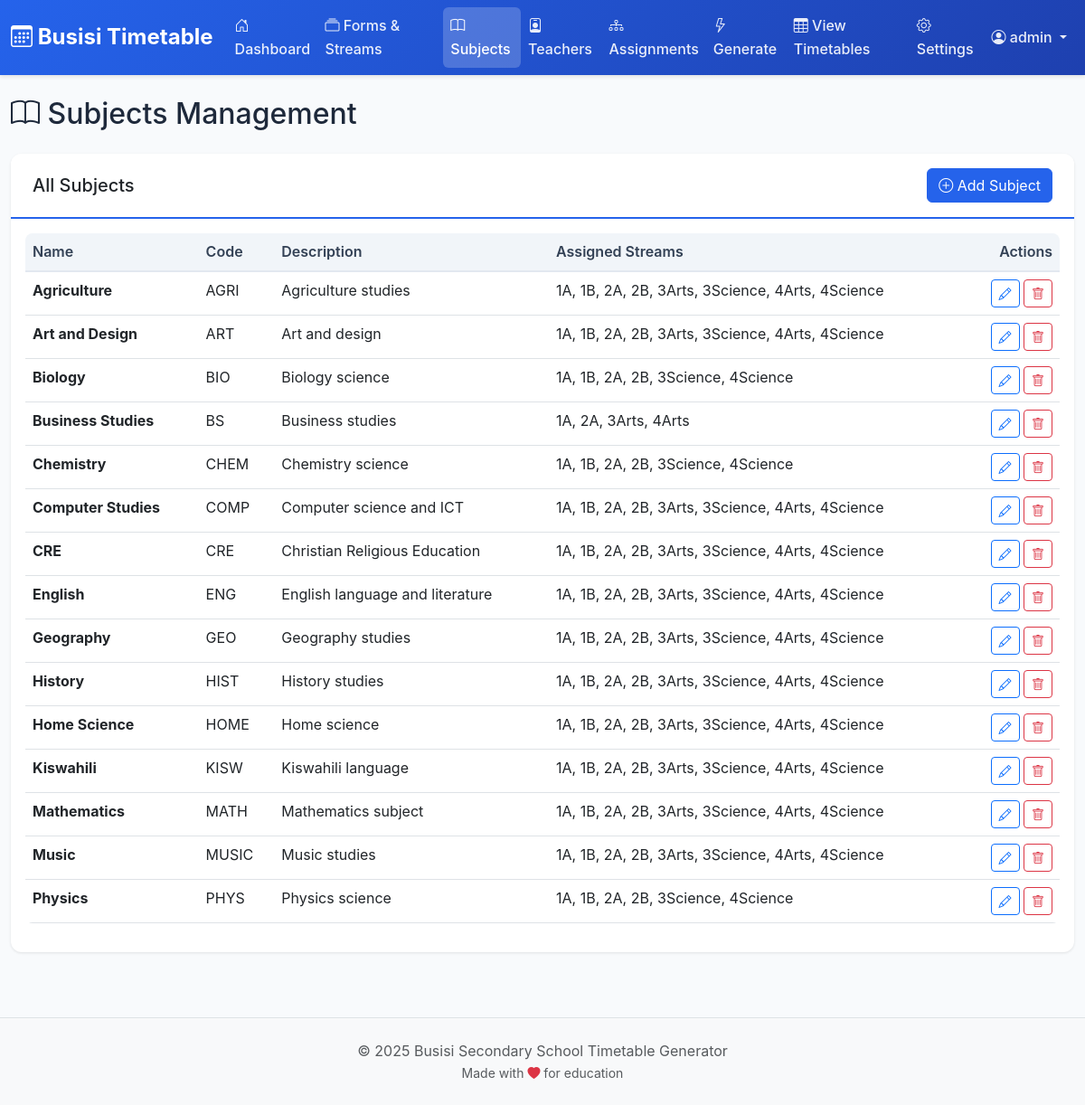
/admin/subjects.php (signed in), run on the app's committed database.
### tables this page shows
CREATE TABLE IF NOT EXISTS `subjects` (
  `id` int(11) NOT NULL AUTO_INCREMENT,
  `name` varchar(100) NOT NULL,
  `code` varchar(20) DEFAULT NULL,
  `description` text DEFAULT NULL,
  `created_at` timestamp NOT NULL DEFAULT CURRENT_TIMESTAMP,
  PRIMARY KEY (`id`),
  UNIQUE KEY `name` (`name`)
);

### includes/functions.php (called while the page is built, shortened)
<?php
function getAllSubjects() {
    $db = getDB();
    $stmt = $db->query("SELECT * FROM subjects ORDER BY name");
    return $stmt->fetchAll();
}
function getAssignedStreamsForSubject($subjectId) {
    $db = getDB();
    $stmt = $db->prepare("SELECT DISTINCT f.name as form_name, s.name as stream_name
                         FROM subject_assignments sa
                         JOIN streams s ON sa.stream_id = s.id
                         JOIN forms f ON s.form_id = f.id
                         WHERE sa.subject_id = ?
                         ORDER BY f.display_order, s.name");
    $stmt->execute([$subjectId]);
    $assignments = $stmt->fetchAll();
    $streams = [];
    foreach ($assignments as $assignment) {
        $formNumber = preg_replace('/[^0-9]/', '', $assignment['form_name']);
        $streams[] = $formNumber . $assignment['stream_name'];
    }
    return implode(', ', $streams);
}

### admin/subjects.php (the view, shortened to what this page needs)
<?php
require_once '../includes/functions.php';
$subjects = getAllSubjects();
?>
<?php require_once '../includes/header.php'; ?>
<div class="row">
    <div class="col-12">
        <h2 class="mb-4">
            <i class="bi bi-book"></i> Subjects Management
        </h2>
    </div>
</div>
<div class="row">
    <div class="col-12">
        <div class="card">
            <div class="card-header d-flex justify-content-between align-items-center">
                <h5 class="mb-0">All Subjects</h5>
                <button type="button" class="btn btn-primary" data-bs-toggle="modal" data-bs-target="#createModal">
                    <i class="bi bi-plus-circle"></i> Add Subject
                </button>
            </div>
            <div class="card-body">
                <?php if (empty($subjects)): ?>
                    <p class="text-muted mb-0">No subjects created yet. Click "Add Subject" to get started.</p>
                <?php else: ?>
                    <div class="table-responsive">
                        <table class="table table-hover">
                            <thead>
                                <tr>
                                    <th>Name</th>
                                    <th>Code</th>
                                    <th>Description</th>
                                    <th>Assigned Streams</th>
                                    <th class="text-end">Actions</th>
                                </tr>
                            </thead>
                            <tbody>
                                <?php foreach ($subjects as $subject): ?>
                                    <tr>
                                        <td><strong><?php echo htmlspecialchars($subject['name']); ?></strong></td>
                                        <td><?php echo htmlspecialchars($subject['code'] ?? '-'); ?></td>
                                        <td><?php echo htmlspecialchars($subject['description'] ?? '-'); ?></td>
                                        <td><?php echo htmlspecialchars(getAssignedStreamsForSubject($subject['id']) ?: '-'); ?></td>
                                        <td class="text-end">
                                            <button type="button" class="btn btn-sm btn-outline-primary"
                                                    onclick="editSubject(<?php echo htmlspecialchars(json_encode($subject)); ?>)">
                                                <i class="bi bi-pencil"></i>
                                            </button>
                                            <form method="POST" class="d-inline" onsubmit="return confirmDelete()">
                                                <button type="submit" class="btn btn-sm btn-outline-danger">
                                                    <i class="bi bi-trash"></i>
                                                </button>
                                            </form>
                                        </td>
                                    </tr>
                                <?php endforeach; ?>
                            </tbody>
                        </table>
                    </div>
                <?php endif; ?>
            </div>
        </div>
    </div>
</div>
<?php require_once '../includes/footer.php'; ?>

### assets/css/main.css (style rules this page uses)
:root { --primary-color: #2563eb; --secondary-color: #64748b; --success-color: #16a34a; --danger-color: #dc2626; --warning-color: #ea580c; --info-color: #0891b2; --light-color: #f8fafc; --dark-color: #1e293b; }
body { font-family: -apple-system, BlinkMacSystemFont, 'Segoe UI', Roboto, Oxygen, Ubuntu, Cantarell, sans-serif; background-color: var(--light-color); color: var(--dark-color); line-height: 1.6; }
.card { border: none; border-radius: 0.75rem; box-shadow: 0 1px 3px rgba(0,0,0,0.1); transition: all 0.3s; }
.card-header { background-color: #fff; border-bottom: 2px solid var(--primary-color); font-weight: 600; padding: 1rem 1.5rem; border-radius: 0.75rem 0.75rem 0 0 !important; }
.btn-primary { background-color: var(--primary-color); border-color: var(--primary-color); transition: all 0.3s; }
.table { background-color: #fff; border-radius: 0.5rem; overflow: hidden; }
.table thead th { background-color: #f1f5f9; color: #334155; font-weight: 600; border-bottom: 2px solid #e2e8f0; border-top: none; }

### data on the page
subjects: name "Agriculture", code "AGRI", description "Agriculture studies", id "1A, 1B, 2A, 2B, 3Arts, 3Science, 4Arts, 4Science"
subjects: name "Art and Design", code "ART", description "Art and design", id "1A, 1B, 2A, 2B, 3Arts, 3Science, 4Arts, 4Science"
subjects: name "Biology", code "BIO", description "Biology science", id "1A, 1B, 2A, 2B, 3Science, 4Science"
subjects: name "Business Studies", code "BS", description "Business studies", id "1A, 2A, 3Arts, 4Arts"
subjects: name "Chemistry", code "CHEM", description "Chemistry science", id "1A, 1B, 2A, 2B, 3Science, 4Science"
subjects: name "Computer Studies", code "COMP", description "Computer science and ICT", id "1A, 1B, 2A, 2B, 3Arts, 3Science, 4Arts, 4Science"
subjects: name "CRE", code "CRE", description "Christian Religious Education", id "1A, 1B, 2A, 2B, 3Arts, 3Science, 4Arts, 4Science"
subjects: name "English", code "ENG", description "English language and literature", id "1A, 1B, 2A, 2B, 3Arts, 3Science, 4Arts, 4Science"
subjects: name "Geography", code "GEO", description "Geography studies", id "1A, 1B, 2A, 2B, 3Arts, 3Science, 4Arts, 4Science"
subjects: name "History", code "HIST", description "History studies", id "1A, 1B, 2A, 2B, 3Arts, 3Science, 4Arts, 4Science"
subjects: name "Home Science", code "HOME", description "Home science", id "1A, 1B, 2A, 2B, 3Arts, 3Science, 4Arts, 4Science"
subjects: name "Kiswahili", code "KISW", description "Kiswahili language", id "1A, 1B, 2A, 2B, 3Arts, 3Science, 4Arts, 4Science"
subjects: name "Mathematics", code "MATH", description "Mathematics subject", id "1A, 1B, 2A, 2B, 3Arts, 3Science, 4Arts, 4Science"
subjects: name "Music", code "MUSIC", description "Music studies", id "1A, 1B, 2A, 2B, 3Arts, 3Science, 4Arts, 4Science"
subjects: name "Physics", code "PHYS", description "Physics science", id "1A, 1B, 2A, 2B, 3Science, 4Science"

### other printed values
$_SESSION['admin_username'] "admin"
